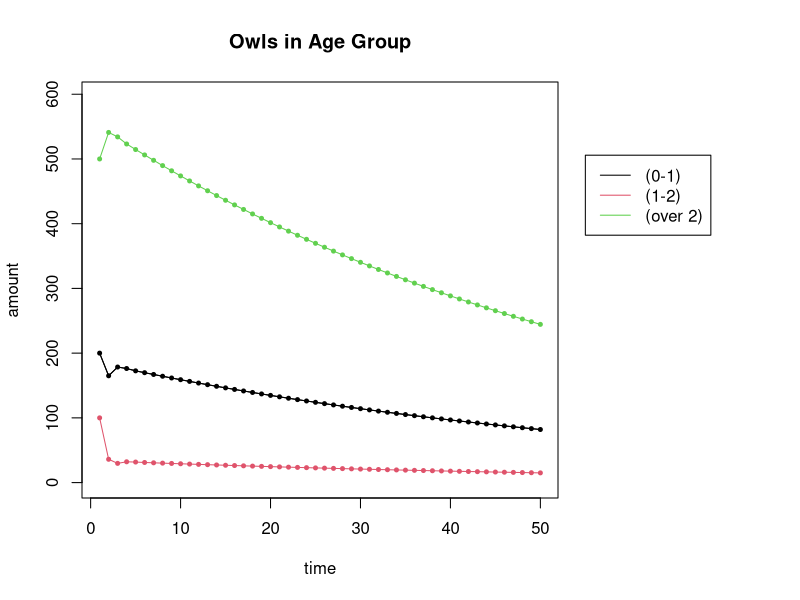
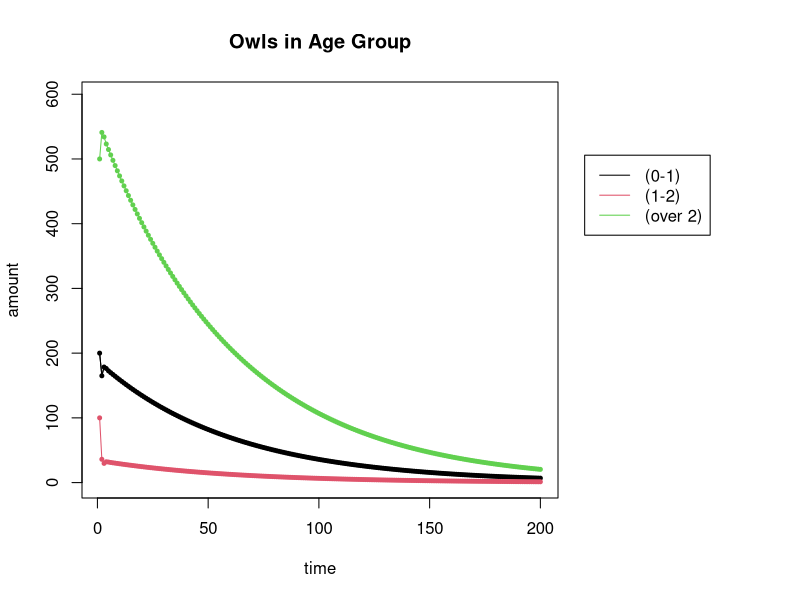
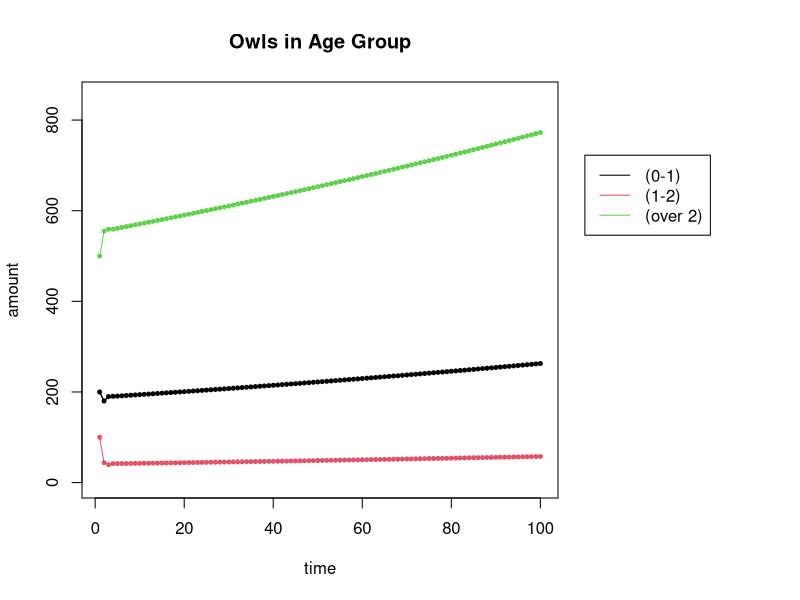
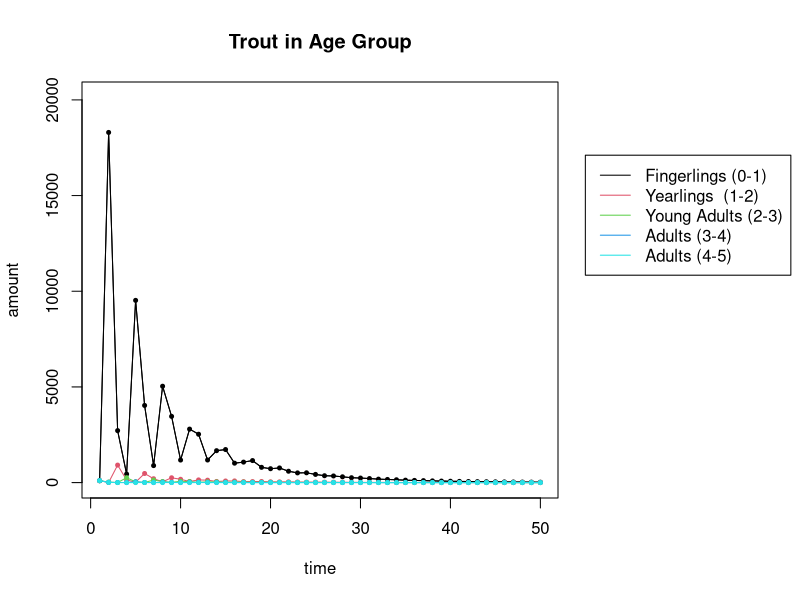
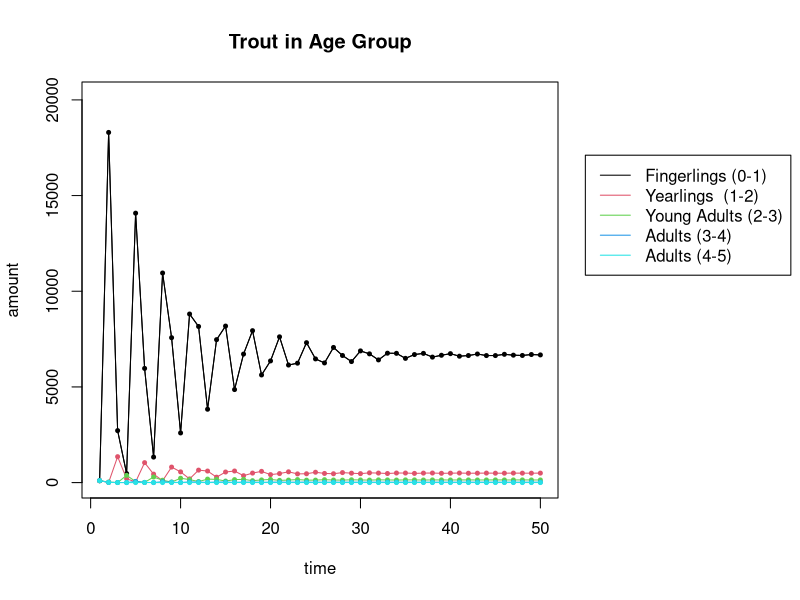

Generate these figures, in order, with R:
## ---- chunk 1

# run this command to load some practical math functions
require(pracma)

# Creates a trajectory for the dynamical system
# A = the matrix
# start = the initial vector
# N = number of iterations
get_trajectory <- function(A, start, N) {
    ### this code follows the populations for N steps
  m = dim(A)[1]  # m is the number of rows of L
  X = matrix(0, nrow=m, ncol=N)  #  Store the results in a (m x N) matrix called X
  X[,1] = start  # put start in the first column of X
  
  # loop N times and put your results in X
  for (i in 2:N) {
    X[,i] = A %*% X[,i-1] 
  }
  
  return(X)
}


# Plots a trajectory along a time axis
# X  = the trajectory
# title = the title for the plot
# types = a vector of the names for each of the entries of the vector.
plot_trajectory <- function(X, title, types) {

  m = dim(X)[1]
  N = dim(X)[2]

  t = seq(1,N)  # time

  print(dim(X))
  print(dim(t))
    
  # Expand right side of clipping rect to make room for the legend
  par(xpd=T, mar=par()$mar+c(0,0,0,10))
  
  ymin = min(0, 1.1 * min(X))
  ymax = max(0, 1.1 * max(X))
  
  # Plot graph 
  plot(t, X[1,], type='l', col=1, ylim=c(ymin,ymax), ylab="amount", xlab="time",  main=title)
  
  for (i in 1:m) {
    lines(t, X[i,], col=i)
    points(t,X[i,], col=i, pch=20, cex=.8)
  }
  
  # Plot legend where you want
  legend(N *1.1, ymax * .85, types, col=1:m, lty = 1)
  
  # Restore default clipping rect
  par(mar=c(5, 4, 4, 2) + 0.1)
}

## ---- chunk 2
L = cbind(c(0,.18,0),c(0,0,.71),c(.33,0,.94)) # the Leslie Matrix
L
start = c(200,100,500)  # the starting distribution
N = 50  # N is the number of iterations

X = get_trajectory(L, start, N)

plot_trajectory(X, "Owls in Age Group", c("(0-1)", "(1-2)", "(over 2)"))

## ---- chunk 3

N = 200  # N is the number of iterations

X = get_trajectory(L, start, N)

plot_trajectory(X, "Owls in Age Group",  c("(0-1)", "(1-2)", "(over 2)"))
## ---- chunk 4
# your code goes here
eigen(L)
## ---- chunk 5
# Uncomment the next line and create this matrix 
# L = 

L = cbind(c(0,.22,0),c(.15,0,.85),c(.33,0,.94)) # the Leslie Matrix
L
start = c(200,100,500)
N = 100 

X = get_trajectory(L, start, N)

plot_trajectory(X, "Owls in Age Group", c("(0-1)", "(1-2)", "(over 2)"))

## ---- chunk 6

finalpop = X[,N]
finalpop = finalpop/sum(finalpop)

vec = as.numeric(eigen(L)$vectors[,1])
vec = vec/sum(vec)



tabledata = cbind(finalpop,vec)

tableframe = data.frame(tabledata)
names(tableframe) = c('population', 'eigenvector')
rownames(tableframe) = c('juveniles','subadults','adults')

knitr::kable(
  tableframe, booktabs = TRUE,
  caption = 'Ratios of vector entries'
)
## ---- chunk 7
eigen(L)$values[1]
## ---- chunk 8
L = cbind(c(0,.05,0,0,0),c(0,0,.28,0,0),c(37,0,0,.16,0),c(64,0,0,0,.08),c(82,0,0,0,0.00))
L
## ---- chunk 9
# your code goes here

eigen(L)

## ---- chunk 10

start = c(100,100,100,100,100)  # the starting distribution
N = 50              # N is the number of iterations

X = get_trajectory(L, start, N)

plot_trajectory(X, "Trout in Age Group", c("Fingerlings (0-1)", "Yearlings  (1-2)", "Young Adults (2-3)","Adults (3-4)","Adults (4-5)"))


## ---- chunk 11

# update the fingerling to yearling survival rate
L = cbind(c(0,.074,0,0,0),c(0,0,.28,0,0),c(37,0,0,.16,0),c(64,0,0,0,.08),c(82,0,0,0,0.00))
L

## do your eigenvalue/eigenvector analysis here
eigensys = eigen(L)
val = eigensys$values[1]
vec = eigensys$vectors[,1]

val
vec/sum(vec)

## ---- chunk 12

start = c(100,100,100,100,100)  # the starting distribution
N = 50              # N is the number of iterations

X = get_trajectory(L, start, N)

plot_trajectory(X, "Trout in Age Group", c("Fingerlings (0-1)", "Yearlings  (1-2)", "Young Adults (2-3)","Adults (3-4)","Adults (4-5)"))

